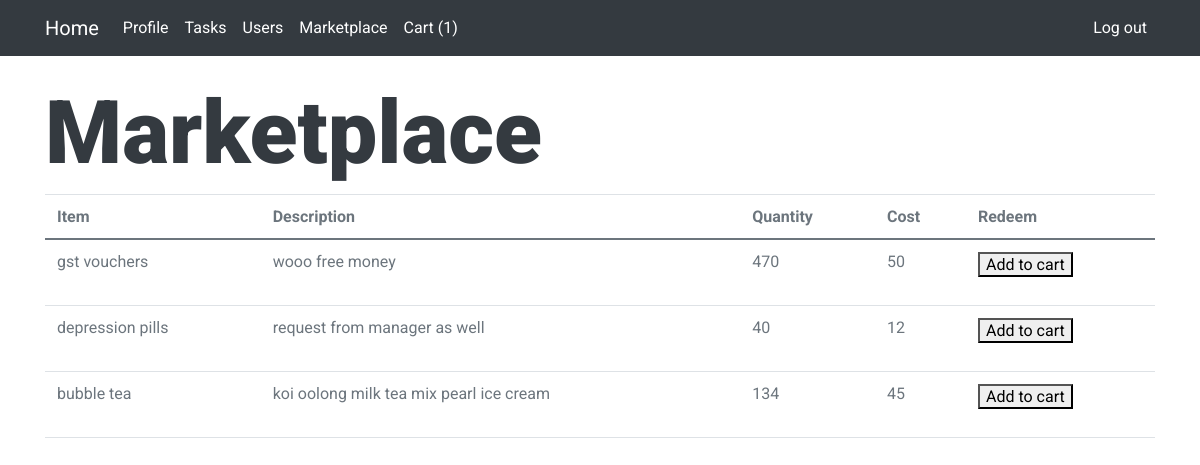
Screenshot of /main/marketplace (signed in) with the database file from the repository.
### main/models.py (models this page shows, shortened)
class Reward(models.Model):
    name = models.CharField(max_length = 64)
    description = models.TextField("Description", max_length=600, default='', blank=True)
    quantity = models.IntegerField()
    cost = models.IntegerField()

### main/views.py (the view)
# urls.py: path('marketplace', views.marketplace, name="marketplace"),
@login_required(login_url='/main/login')
def marketplace(request):
    redeemed = Reward.objects.filter(quantity = 0)
    return render(request, 'main/marketplace.html', {
        "listings": Reward.objects.all(),
        "redeemed": redeemed
    })

### main/context_processor.py (called while the page is built)
def cart_count(request):
    try:
        current_user = CustomUser.objects.get(user=request.user)
        cart_count = Cart.objects.filter(user=current_user).count()
        return {
            'cart_count' : cart_count
        }
    except TypeError:
        return []

### main/templates/main/marketplace.html (shortened to what this page needs)
{% extends "main/layout.html" %}
{% block body %}
    <div class="container">
        <h1 class="display-2">Marketplace</h1>
        <table class="table">
          <thead>
            <tr>
              <th scope="col">Item</th>
              <th scope="col">Description</th>
              <th scope="col">Quantity</th>
              <th scope="col">Cost</th>
              <th scope="col">Redeem</th>
            </tr>
          </thead>
          <tbody>
            {% for listing in listings %}
            <tr>
              <td scope="row">{{ listing.name }}</th>
              <td>{{ listing.description }}</td>
              <td>{{ listing.quantity }}</td>
              <td>{{ listing.cost }}</td>
              <td>
                <form action="{% url 'main:add_to_cart' %}" method="post">
                  <button value='{{ listing.id }}' name='listing_id' type='submit'>Add to cart</button>
                </form>
              </td>
            </tr>
            {% endfor %}
          </tbody>
        </table>
    </div>
{% endblock %}

### main/static/styles.css (style rules this page uses)
body { font-family: var(--bs-font-sans-serif); background-color: #f7f7f7; color: #000000; }

### rows the page displays
Reward: name "gst vouchers", description "wooo free money", quantity "470", cost "50", {{ listing.id }} 1 (drawn)
Reward: name "depression pills", description "request from manager as well", quantity "40", cost "12", {{ listing.id }} 2 (drawn)
Reward: name "bubble tea", description "koi oolong milk tea mix pearl ice cream", quantity "134", cost "45", {{ listing.id }} 3 (drawn)

### other values shown
{{ cart_count }} "1"
